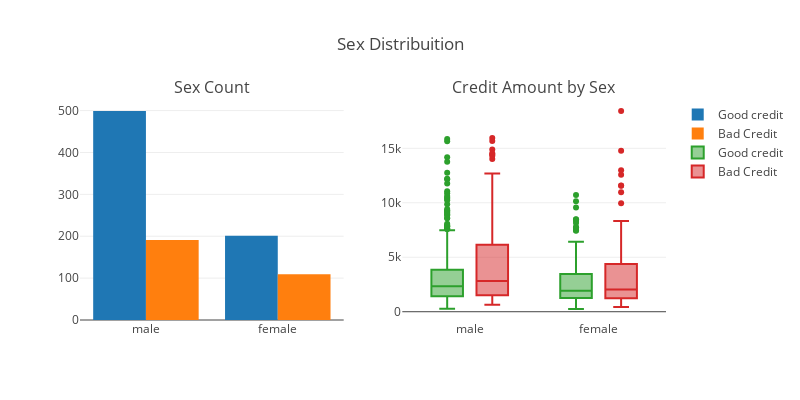

Write notebook code for a chart like this one.
### Markdown cell above
<h2>Looking the diference by Sex</h2>

### Code cell
trace0 = go.Bar(
    x = df_credit[df_credit["Risk"]== 'good']["Sex"].value_counts().index.values,
    y = df_credit[df_credit["Risk"]== 'good']["Sex"].value_counts().values,
    name='Good credit'
)

trace1 = go.Bar(
    x = df_credit[df_credit["Risk"]== 'bad']["Sex"].value_counts().index.values,
    y = df_credit[df_credit["Risk"]== 'bad']["Sex"].value_counts().values,
    name="Bad Credit"
)

trace2 = go.Box(
    x = df_credit[df_credit["Risk"]== 'good']["Sex"],
    y = df_credit[df_credit["Risk"]== 'good']["Credit amount"],
    name=trace0.name
)

trace3 = go.Box(
    x = df_credit[df_credit["Risk"]== 'bad']["Sex"],
    y = df_credit[df_credit["Risk"]== 'bad']["Credit amount"],
    name=trace1.name
)

data = [trace0, trace1, trace2,trace3]


fig = tls.make_subplots(rows=1, cols=2, 
                        subplot_titles=('Sex Count', 'Credit Amount by Sex'))

fig.append_trace(trace0, 1, 1)
fig.append_trace(trace1, 1, 1)
fig.append_trace(trace2, 1, 2)
fig.append_trace(trace3, 1, 2)

fig['layout'].update(height=400, width=800, title='Sex Distribuition', boxmode='group')
py.iplot(fig, filename='sex-subplot')

### Figure 1 — Plotly figure (JSON) as saved in the notebook; plotly's stock layout.template omitted (floating-point values rounded to 4 significant figures; data arrays with more than 128 entries replaced by an {"elided": "..."} marker saying what was removed)
{"data": [{"name": "Good credit", "x": ["male", "female"], "y": [499, 201], "type": "bar", "uid": "b15465b4-e9f1-11ee-9669-0242ac130202", "xaxis": "x", "yaxis": "y"}, {"name": "Bad Credit", "x": ["male", "female"], "y": [191, 109], "type": "bar", "uid": "b1552404-e9f1-11ee-9669-0242ac130202", "xaxis": "x", "yaxis": "y"}, {"name": "Good credit", "x": {"elided": "700 str values"}, "y": {"elided": "700 int values"}, "type": "box", "uid": "b155e18c-e9f1-11ee-9669-0242ac130202", "xaxis": "x2", "yaxis": "y2"}, {"name": "Bad Credit", "x": {"elided": "300 str values"}, "y": {"elided": "300 int values"}, "type": "box", "uid": "b1568ef2-e9f1-11ee-9669-0242ac130202", "xaxis": "x2", "yaxis": "y2"}], "layout": {"annotations": [{"font": {"size": 16}, "showarrow": false, "text": "Sex Count", "x": 0.225, "xanchor": "center", "xref": "paper", "y": 1, "yanchor": "bottom", "yref": "paper"}, {"font": {"size": 16}, "showarrow": false, "text": "Credit Amount by Sex", "x": 0.775, "xanchor": "center", "xref": "paper", "y": 1, "yanchor": "bottom", "yref": "paper"}], "xaxis": {"anchor": "y", "domain": [0, 0.45], "type": "category", "range": [-0.5, 1.5], "autorange": true}, "yaxis": {"anchor": "x", "domain": [0, 1], "type": "linear", "range": [0, 525.3], "autorange": true}, "xaxis2": {"anchor": "y2", "domain": [0.55, 1], "type": "category", "range": [-0.5235, 1.523], "autorange": true}, "yaxis2": {"anchor": "x2", "domain": [0, 1], "type": "linear", "range": [-759.7, 19430.0], "autorange": true}, "height": 400, "width": 800, "title": {"text": "Sex Distribuition"}, "boxmode": "group"}}
